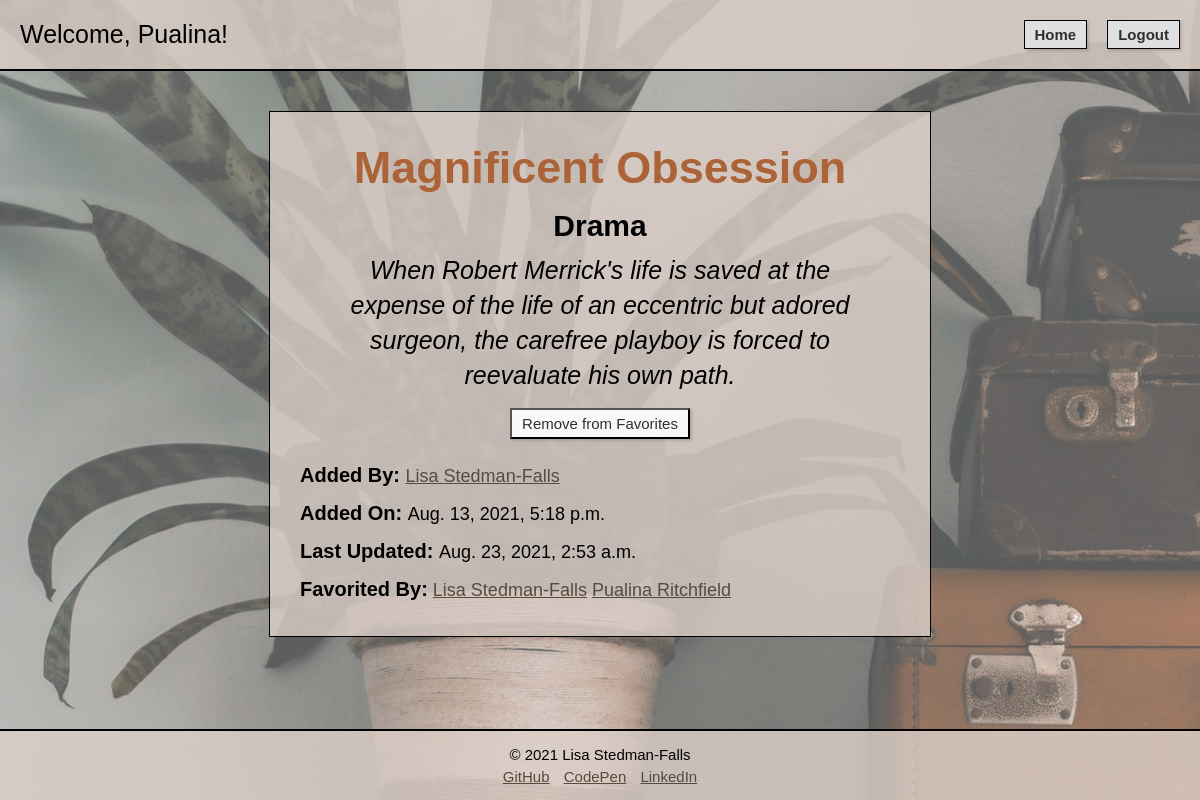
The app's page /book/1 (signed in), older data.
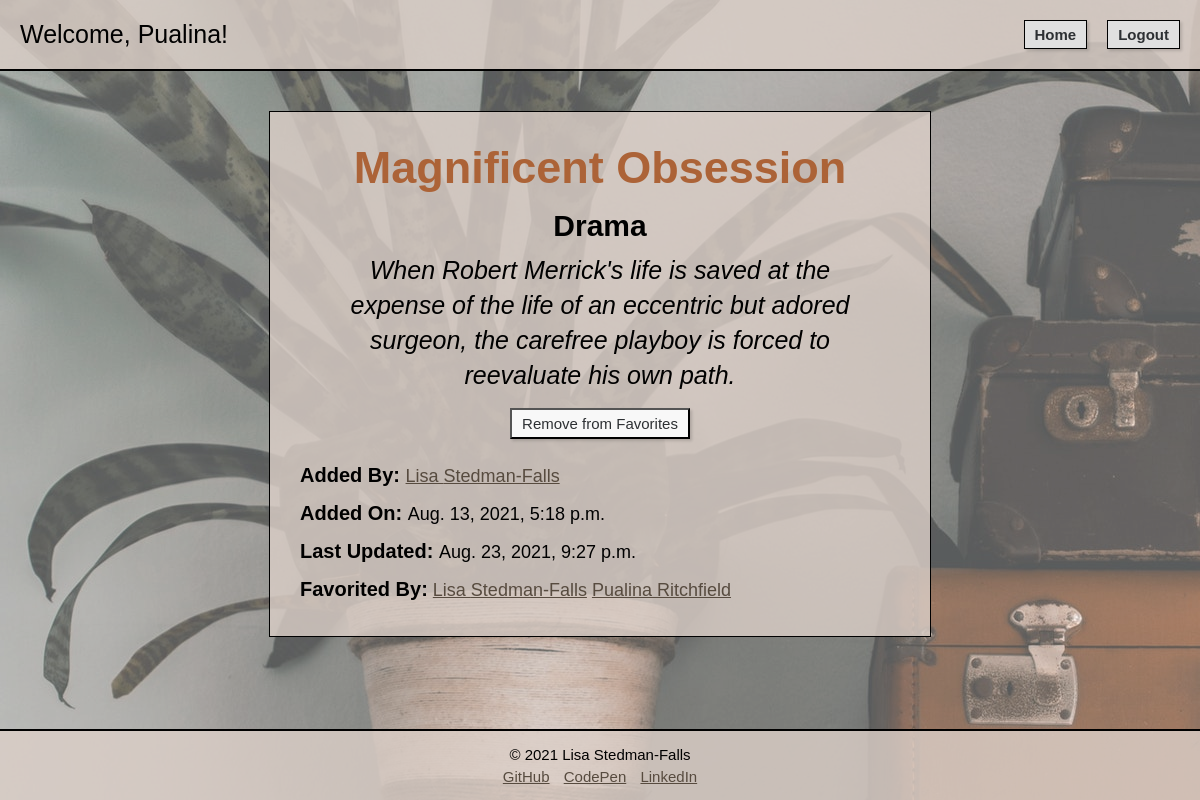
The same page, newer data.
### login_registration_app/models.py (models this page shows, shortened)
class User(models.Model):
    first_name = models.CharField(max_length=255)
    last_name = models.CharField(max_length=255)
    username = models.CharField(max_length=20, default="")
    email = models.CharField(max_length=255)
    password = models.CharField(max_length=255)
    bio = models.TextField(default="")
    created_at = models.DateTimeField(auto_now_add=True)
    updated_at = models.DateTimeField(auto_now=True)
    objects = UserManager()

### books_app/models.py (models this page shows, shortened)
class Book(models.Model):
    title = models.CharField(max_length=255)
    description = models.TextField()
    genre = models.CharField(max_length=255)
    uploaded_by = models.ForeignKey(User, related_name = "books_uploaded", on_delete = models.CASCADE)
    favorited_by = models.ManyToManyField(User, related_name = "books_favorited")
    created_at = models.DateTimeField(auto_now_add=True)
    updated_at = models.DateTimeField(auto_now=True)
    objects = BookManager()

### books_app/views.py (the view)
# urls.py: path('<int:book_id>', views.view_book), #GET request to display a specific object's info
def view_book(request, book_id): #GET REQUEST
    this_book = Book.objects.get(id = book_id)
    this_user = User.objects.get(id = request.session["user_id"])
    admin = User.objects.get(id = 1)
    context = {
        "this_user": this_user,
        "a_book": this_book,
        "favorited_by": this_book.favorited_by.all(),
        "user_who_uploaded":this_book.uploaded_by,
        "admin": admin,
    }
    return render(request, "book_page.html", context)

### books_app/templates/book_page.html (shortened to what this page needs)
<!DOCTYPE html>
<html lang="en-US">
<head>
    {% load static %}
    <link rel="stylesheet" href="{% static 'book_page.css' %}">
</head>
<body>
    <div id="container">
        <nav>
            <p>Welcome, {{this_user.first_name}}!</p>
            <div id="nav_actions">
                <a href="/book">Home</a>
                <form action="/logout" method="POST">
                    <button type="submit">Logout</button>
                </form>
            </div>
        </nav>
        <div id="wrapper">
            {% if not this_user.id == user_who_uploaded.id %}
            {% if not this_user == admin %}
            <div id="books">
                <h1>{{a_book.title}}</h1>
                <p>{{a_book.genre}}</p>
                <h2>{{a_book.description}}</h2>
                {% if this_user in favorited_by %}
                <form action="{{a_book.id}}/unfavorite_bookpage" method="POST">
                    <button type="submit">Remove from Favorites</button>
                </form>
                {% else %}
                <form action="{{a_book.id}}/favorite_bookpage" method="POST">
                {% csrf_token %}
                    <button type="submit">Add to Favorites</button>
                </form>
                {% endif %}
                <div id="book_info">
                    <p><span class="label">Added By: </span>
                        <a href="user/{{a_book.uploaded_by.id}}">{{a_book.uploaded_by.first_name}} {{a_book.uploaded_by.last_name}}</a>
                    </p>
                    <p><span class="label">Added On: </span>{{a_book.created_at}}</p>
                    <p><span class="label">Last Updated: </span>{{a_book.updated_at}}</p>
                    <p><span class="label">Favorited By:</span>
                    {% for user in favorited_by %}
                    <a href="user/{{user.id}}">{{user.first_name}} {{user.last_name}}</a>
                    {% endfor %}
                    </p>
                </div>
            </div>
            {% endif %}
            {% endif %}
        </div>
        <footer>
            <p>&#169; 2021 Lisa Stedman-Falls</p>
            <a href="https://github.com/Lstedmanfalls/">GitHub</a>
            <a href="https://codepen.io/lstedmanfalls">CodePen</a>
            <a href="https://www.linkedin.com/in/lstedmanfalls/">LinkedIn</a>
        </footer>
    </div>
</body>
</html>

### books_app/static/book_page.css (style rules this page uses)
* { margin:0; padding:0; }
body { height:100%; }
html { font-family:Verdana, Tahoma, sans-serif; font-size:10px; }
#container { position:relative; min-height:100vh; display: flex; flex-direction:column; }
#container::after { content:""; background-image:url("books.jpg"); opacity:.7; top:0; left:0; bottom:0; right:0; position:absolute; z-index:-1; }
nav { display: flex; width:100%; justify-content: space-between; align-items:center; background-color: rgba(220, 208, 201, .8); padding:2rem 0; border-bottom:.2rem solid black; }
nav p { font-size:2.5rem; padding-left:2rem; }
#nav_actions { display: flex; justify-content: space-between; padding-right:2rem; }
nav a { margin-right:2rem; }
nav a, nav button { font-size:1.5rem; font-weight: bold; padding:.5rem 1rem; box-shadow:rgba(0, 0, 0, 0.15) 1.95px 1.95px 2.6px; color:#2D3033; background-color:#E0E0E0; text-decoration: none; border:.1rem solid black; }
#wrapper { display: flex; flex:1 0 auto; flex-direction: column; align-items: center; padding-top:4rem; padding-bottom:4rem; }
#books { background-color:rgba(220, 208, 201, .8); border:1px solid black; width:50%; padding:3rem 3rem 2rem 3rem; display: flex; flex-direction: column; }
h1 { font-size:4.5rem; padding-bottom:1.5rem; text-align: center; color:#ac6337; }
#books > p { font-size:3rem; font-weight: bold; text-align: center; padding-bottom: 1rem; }
h2 { font-size: 2.5rem; font-weight: normal; text-align: center; line-height: 1.4; padding:0 3rem; font-style: italic; }
#books form { align-self:center; padding-top:1.5rem; }
#books button { padding:.5rem 1rem; font-size:1.5rem; box-shadow:rgba(0, 0, 0, 0.15) 1.95px 1.95px 2.6px; color:#2D3033; background-color:#F8F8F8; }
#book_info { padding-top:2.5rem; }
.label { font-size:2rem; font-weight: bold; }
#book_info p { font-size:1.8rem; padding-bottom:1.5rem; }
#book_info a { color:#574b3f; }
footer { text-align: center; font-size:1.5rem; padding:1.5rem; background-color: rgba(220, 208, 201, .8); border-top:.2rem solid black; }
footer p { padding-bottom: .5rem; }
footer a { color:#574b3f; padding:0 .5rem; }

Row changes from the older to the newer data that the page shows:
changed Book "Magnificent Obsession": updated_at "Aug. 23, 2021, 2:53 a.m." → "Aug. 23, 2021, 9:27 p.m."
